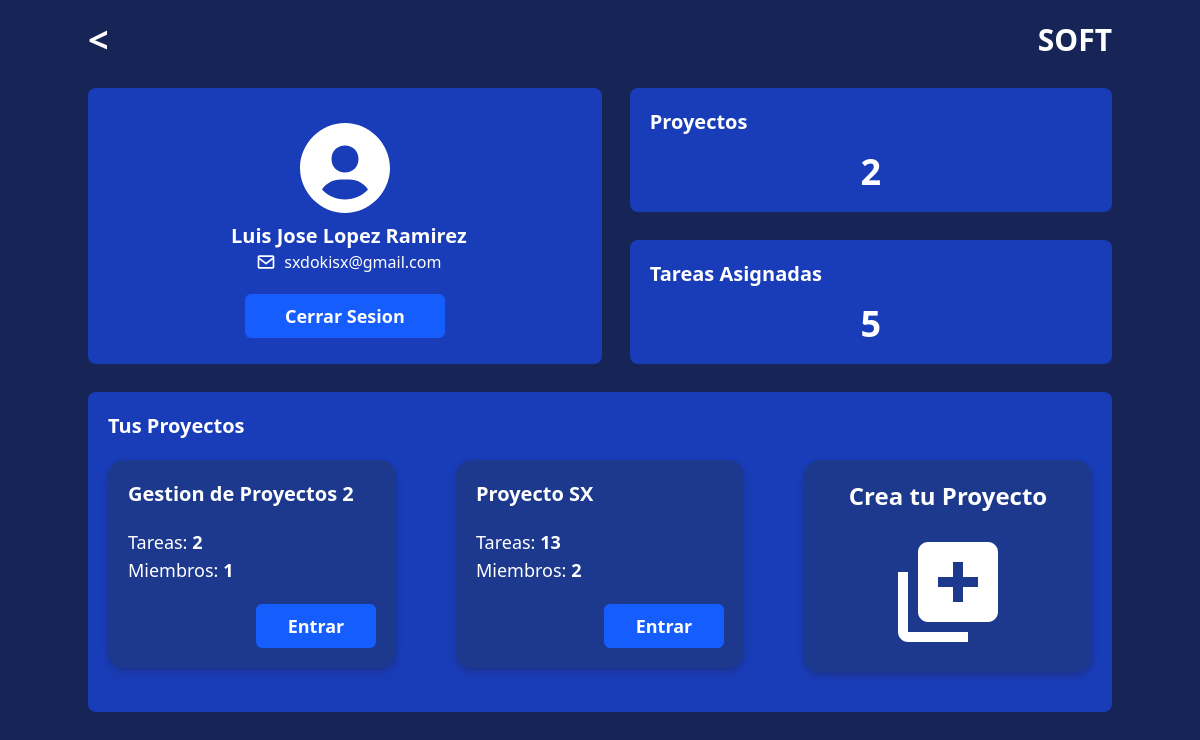
The app's page /perfil (signed in), older data.
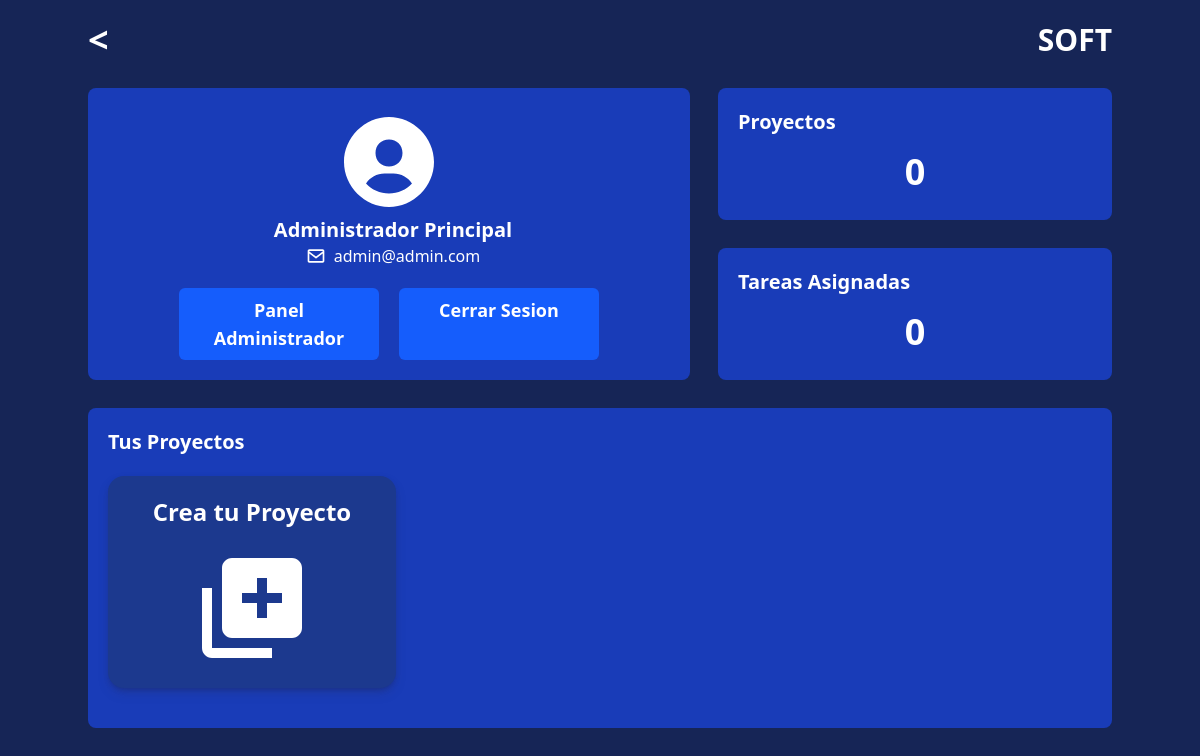
The same page, newer data.
### GestionProyecto/models.py (models this page shows, shortened)
class Usuarios(AbstractBaseUser):
    correo = models.EmailField(unique=True)
    nombre = models.CharField(max_length=100)
    apellido = models.CharField(max_length=100)
    is_active = models.BooleanField(default=True)
    is_staff = models.BooleanField(default=False)
    is_superuser = models.BooleanField(default=False)
    USERNAME_FIELD = 'correo'
    REQUIRED_FIELDS = ['nombre', 'apellido']
    objects = manageUsuario()
    def __str__(self):
        return self.correo

class miembros_proyecto(models.Model):
    id_proyecto = models.ForeignKey(Proyectos, on_delete=models.CASCADE)
    usuario = models.ForeignKey(Usuarios, on_delete=models.CASCADE)
    is_admin = models.BooleanField(default=False)

class Proyectos(models.Model):
    id_proyecto = models.AutoField(primary_key=True)
    nombre = models.CharField(max_length=100)
    estado = models.BooleanField(default=True)
    fecha_creacion = models.DateTimeField(auto_now_add=True)
    fecha_modificacion = models.DateTimeField(auto_now=True)

### GestionProyecto/views.py (the view, shortened to what this page needs)
# urls.py: path("perfil", views.Perfil, name='Perfil'),
def Perfil(request):
    if not request.user.is_authenticated:
        return redirect('Inicio')
    userProyectos = miembros_proyecto.objects.filter(usuario=request.user)
    usuario = Usuarios.objects.get(correo=request.user)
    totalProyectos = miembros_proyecto.objects.filter(usuario=request.user).count()
    totalTareas = tareas_proyecto.objects.filter(usuario_id=request.user).count()
    datosProyecto = {}
    for proy in userProyectos:
        datosProyecto[proy.id_proyecto] = {
            'TareasTotal': tareas_proyecto.objects.filter(id_proyecto=proy.id_proyecto).count(),
            'MiembrosTotal': miembros_proyecto.objects.filter(id_proyecto=proy.id_proyecto).count(),
        }
    return render(request, 'perfil.html', {
        'proyectos': userProyectos,
        'admin': request.user.is_staff,
        'usuario': usuario,
        'totalProyectos': totalProyectos,
        'totalTareas': totalTareas,
        'datosProyecto': datosProyecto.items(),
    })

### GestionProyecto/templates/perfil.html (shortened to what the changed rows need)
{% extends "index.html" %}
{% load static %}
{% block Contenido %}
    <main class="w-full h-max text-white p-5 flex place-content-center">
        <section class="w-full h-full lg:max-w-screen-lg grid place-items-center auto-rows-max gap-7 mb-5">
            <header class="w-full h-auto py-5 bg-blue-800 rounded-lg place-content-center space-y-5 flex flex-col items-center md:row-start-2 md:row-end-4 md:h-full">
                <div class="flex md:flex-col items-center w-full">
                    <article class="ml-2">
                        <h2 class="titulos md:text-center">{{usuario.nombre}} {{usuario.apellido}}</h2>
                        <div class="flex justify-center items-center gap-2">
                            <figure>
                                <svg class="fill-white w-5 h-5" xmlns="http://www.w3.org/2000/svg" viewBox="0 0 24 24">
                                    <path d="M20 4H4c-1.103 0-2 .897-2 2v12c0 1.103.897 2 2 2h16c1.103 0 2-.897 2-2V6c0-1.103-.897-2-2-2m0 2v.511l-8 6.223-8-6.222V6zM4 18V9.044l7.386 5.745a.994.994 0 0 0 1.228 0L20 9.044 20.002 18z"/>
                                </svg>
                            </figure>
                            <p>{{usuario.correo}}</p>
                        </div>
                    </article>
                </div>
                <div class="flex flex-col md:flex-row gap-5">
                    {% if admin %}
                        <a href="{% url 'PAdminProyectos' %}" class="botonStyle text-center">Panel Administrador</a>
                    {% endif %}
                    <a href="{% url 'CerrarSesion' %}" class="botonStyle text-center">Cerrar Sesion</a>
                </div>
            </header>
            <article class="w-full h-full bg-blue-800 rounded-lg p-5 space-y-4 md:col-start-2 md:col-end-3">
                <h2 class="titulos">Proyectos</h2>
                <p class="text-4xl font-black text-center">{{totalProyectos}}</p>
            </article>
            <article class="w-full h-full bg-blue-800 rounded-lg p-5 space-y-4 md:col-start-2 md:col-end-3">
                <h2 class="titulos">Tareas Asignadas</h2>
                <p class="text-4xl font-black text-center">{{totalTareas}}</p>
            </article>
            <main class="w-full h-max bg-blue-800 rounded-lg p-5 flex flex-col md:col-start-1 md:col-end-3">
                <h2 class="titulos">Tus Proyectos</h2>
                <section class="grid my-5 gap-15 md:grid-cols-2 lg:grid-cols-3 ">
                    {% for proyecto in proyectos %}
                        <div class="bg-blue-900 w-full h-max rounded-2xl p-5 sombraPanels">
                            <h4 class="text-xl font-bold mb-5">{{ proyecto.id_proyecto.nombre }}</h4>
                            {% for datos in datosProyecto %}
                                {% if proyecto.id_proyecto == datos.0 %}
                                    <span class="text-lg font-medium">Tareas: <strong>{{datos.1.TareasTotal}}</strong> </span>
                                    <p class="text-lg font-medium">Miembros: <strong>{{datos.1.MiembrosTotal}}</strong> </p>
                                {% endif %}
                            {% endfor %}
                            <div class="w-full flex flex-row-reverse">
                                <a href='{% url "ProyectoTablero" proyecto.id_proyecto.id_proyecto %}' class="botonStyle w-30 mt-5 text-center">Entrar</a>
                            </div>
                        </div>
                    {% endfor %}
                </section>
            </main>
        </section>
    </main>
{% endblock Contenido %}

Row changes from the older to the newer data that the page shows:
removed miembros_proyecto: id_proyecto.nombre "Gestion de Proyectos 2"
removed Proyectos: datos "2", datos "1", shown under "Gestion de Proyectos 2"
removed miembros_proyecto: id_proyecto.nombre "Proyecto SX"
removed Proyectos: datos "13", id_proyecto "2", shown under "Proyecto SX"
changed Usuarios: nombre "Luis Jose" → "Administrador"; apellido "Lopez Ramirez" → "Principal"; correo "sxdokisx@gmail.com" → "admin@admin.com"
Text that changed along with them:
{{ totalProyectos }}: "2" → "0"
{{ totalTareas }}: "5" → "0"
text now shown: "Panel Administrador"
